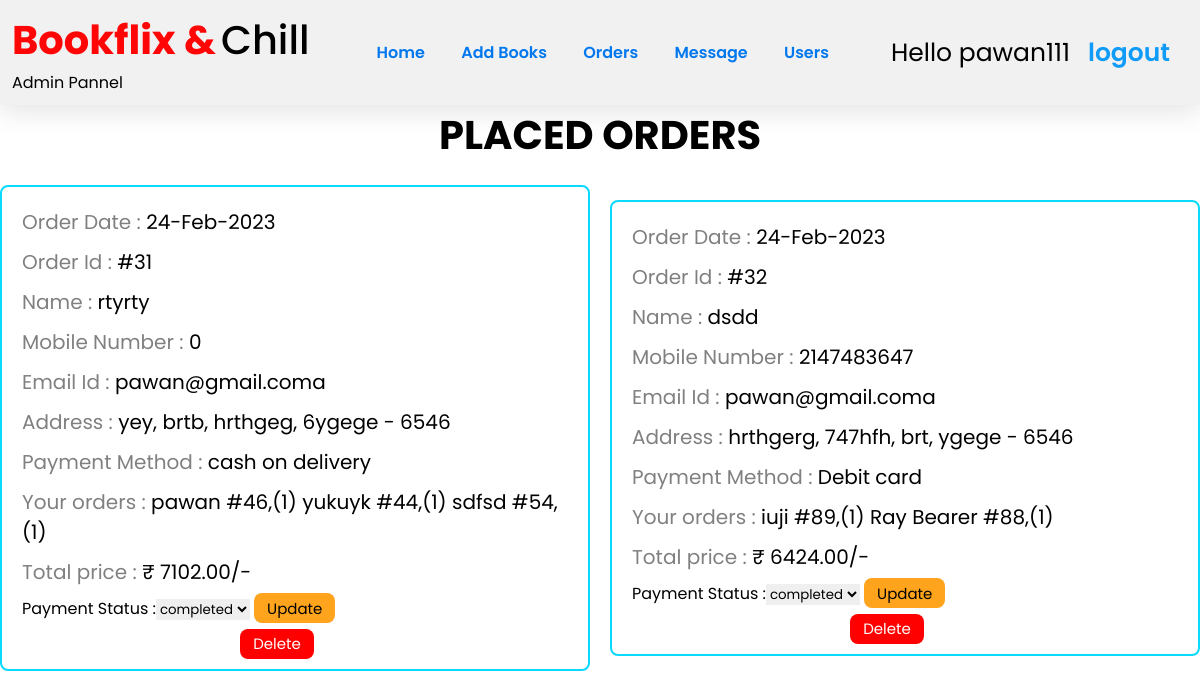
The page /admin_orders.php (signed in) on the database its author committed.
### tables this page shows
CREATE TABLE `confirm_order` (
  `order_id` int(100) NOT NULL,
  `user_id` int(100) NOT NULL,
  `name` varchar(50) NOT NULL,
  `email` varchar(50) NOT NULL,
  `number` int(12) NOT NULL,
  `address` varchar(500) NOT NULL,
  `payment_method` varchar(20) NOT NULL,
  `total_books` varchar(500) NOT NULL,
  `order_date` varchar(100) NOT NULL,
  `payment_status` varchar(100) NOT NULL DEFAULT 'pending',
  `date` varchar(20) NOT NULL,
  `total_price` double(10,2) NOT NULL
);

### admin_orders.php (the view, shortened to what this page needs)
<?php
include 'config.php';
?>
<!DOCTYPE html>
<html lang="en">
<head>
   <link rel="stylesheet" href="https://cdnjs.cloudflare.com/ajax/libs/font-awesome/6.0.0/css/all.min.css">
   <link rel="stylesheet" href="./css/hello.css">
</head>
<body>
   <?php include 'admin_header.php'; ?>
   <section class="placed-orders">
      <h1 class="title">placed orders</h1>
      <div class="box-container">
         <?php
         $select_orders = mysqli_query($conn, "SELECT * FROM `confirm_order`") or die('query failed');
         if (mysqli_num_rows($select_orders) > 0) {
            while ($fetch_book = mysqli_fetch_assoc($select_orders)) {
         ?>
               <div class="box">
                  <p> Order Date : <span><?php echo $fetch_book['order_date']; ?></span> </p>
                  <p> Order Id : <span>#<?php echo $fetch_book['order_id']; ?> </p>
                  <p> Name : <span><?php echo $fetch_book['name']; ?></span> </p>
                  <p> Mobile Number : <span><?php echo $fetch_book['number']; ?></span> </p>
                  <p> Email Id : <span><?php echo $fetch_book['email']; ?></span> </p>
                  <p> Address : <span><?php echo $fetch_book['address']; ?></span> </p>
                  <p> Payment Method : <span><?php echo $fetch_book['payment_method']; ?></span> </p>
                  <p> Your orders : <span><?php echo $fetch_book['total_books']; ?></span> </p>
                  <p> Total price : <span>₹ <?php echo $fetch_book['total_price']; ?>/-</span> </p>
                  <form action="" method="post">
                     Payment Status :<select name="update_payment">
                        <option value="" selected disabled><?php echo $fetch_book['payment_status']; ?></option>
                     </select>
                     <input type="submit" value="update" name="update_order" class="cart-btn2">
                     <a class="cart-btn1" href="admin_orders.php?delete=<?php echo $fetch_book['order_id']; ?>" onclick="return confirm('delete this order?');">delete</a>
                  </form>
               </div>
         <?php
            }
         } else {
            echo '<p class="empty">no orders placed yet!</p>';
         }
         ?>
      </div>
   </section>
</body>
</html>

### css/hello.css (style rules this page uses)
* { text-decoration: none; margin: 0; padding: 0; font-family: "Poppins", sans-serif; box-sizing: border-box; outline: none; border:none; }
.placed-orders .title { text-align: center; margin-bottom: 20px; text-transform: uppercase; color:black; font-size: 40px; }
.placed-orders .box-container { max-width: 1200px; margin:0 auto; display:flex; flex-wrap: wrap; align-items: center; gap:20px; }
.placed-orders .box-container .box { flex:1 1 400px; border-radius: .5rem; padding:15px; border:2px solid rgb(14, 152, 231); background-color: white; padding:10px 20px; }
.placed-orders .box-container .box p { padding:10px 0 0 0; font-size: 20px; color:gray; }
.placed-orders .box-container .box p span { color:black; }

### css/admin.css (style rules this page uses)
* { text-decoration: none; margin: 0; padding: 0; font-family: "Poppins", sans-serif; box-sizing: border-box; outline: none; border: none; }
a { color: #ff0000; text-decoration: none; background-color: transparent; }

### admin_orders.php (style rules this page uses)
.cart-btn1, .cart-btn2 { display: inline-block; margin-top: 0.4rem; padding:0.2rem 0.8rem; cursor: pointer; color:white; font-size: 15px; border-radius: .5rem; text-transform: capitalize; }
.cart-btn1 { margin-left: 40%; background-color: red; }
.cart-btn2 { background-color: #ffa41c; color: black; }
.placed-orders .title { text-align: center; margin-bottom: 20px; text-transform: uppercase; color: black; font-size: 40px; }
.placed-orders .box-container { max-width: 1200px; margin: 0 auto; display: flex; flex-wrap: wrap; align-items: center; gap: 20px; }
.placed-orders .box-container .box { flex: 1 1 400px; border-radius: .5rem; padding: 15px; border: 2px solid rgb(9, 218, 255); background-color: white; padding: 10px 20px; }
.placed-orders .box-container .box p { padding: 10px 0 0 0; font-size: 20px; color: gray; }
.placed-orders .box-container .box p span { color: black; }

### rows shown on the page
confirm_order: order_date "24-Feb-2023", order_id "31", name "rtyrty", number "0", email "pawan@gmail.coma", address "yey, brtb, hrthgeg, 6ygege - 6546", payment_method "cash on delivery", total_books "pawan #46,(1) yukuyk #44,(1) sdfsd #54,(1)", total_price "7102.00", update_payment "completed"
confirm_order: order_date "24-Feb-2023", order_id "32", name "dsdd", number "2147483647", email "pawan@gmail.coma", address "hrthgerg, 747hfh, brt, ygege - 6546", payment_method "Debit card", total_books "iuji #89,(1) Ray Bearer #88,(1)", total_price "6424.00", update_payment "completed"

### other values the page prints
$_SESSION['admin_name'] "pawan111"
